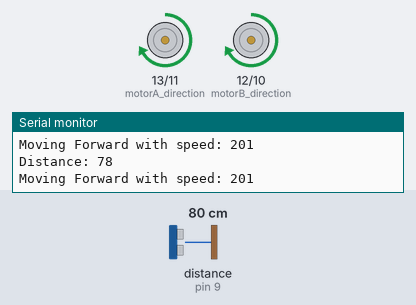
A sketch run on a simulated Arduino Uno, built with avr-gcc and run on an emulated ATmega328P. Shown: direction and speed pins drawn as motors (green arrow = direction pin HIGH = forward, orange = LOW = backward, longer = more drive), the last lines printed to the serial monitor. Wiring (inferred from the names in the program): ultrasonic range finder: trigger pin 8; echo pin 9. The inputs (shaded band) are chosen by the test bench; at power-on: distance to the obstacle (sensor on pin 9) 80 cm. The echo pulse lasts 58.3 µs per cm.

Above: at 1.2 s.
1.3 s: distance to the obstacle (sensor on pin 9) set to 12 cm
At 1.8 s:
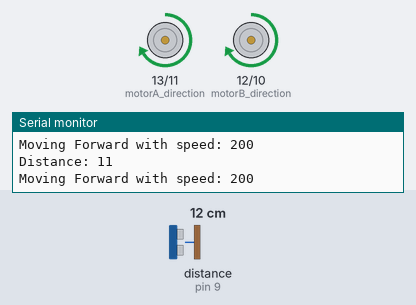
4.3 s: distance to the obstacle (sensor on pin 9) set to 9 cm
At 4.7 s:
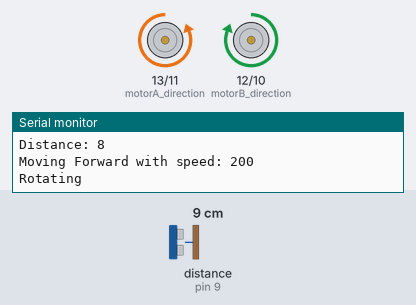
7.3 s: distance to the obstacle (sensor on pin 9) set to 250 cm
At 8.7 s:
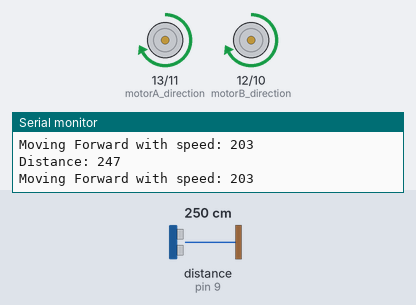
10.3 s: distance to the obstacle (sensor on pin 9) set to 2 cm
At 10.7 s:
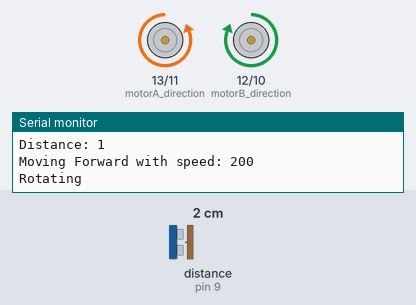
13.3 s: distance to the obstacle (sensor on pin 9) set to 120 cm
At 14.1 s:
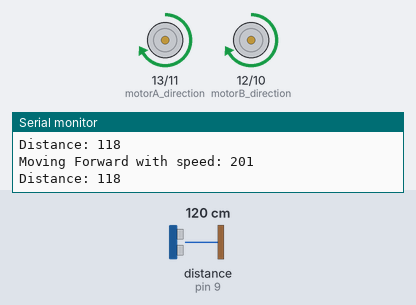
Timing chart, 0 to 15.8 s (numbered marks = the images above; inputs shaded):
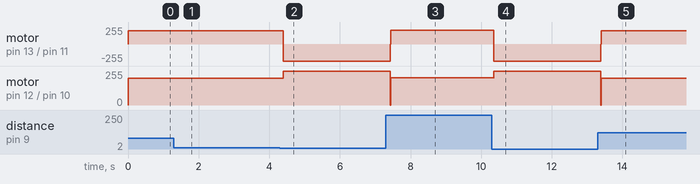

Measured:
- the behaviour switches between 11 and 10 cm on distance to the obstacle (sensor on pin 9) (found by bisection; images 1 and 2)
- after the input at 1.3 s, motor on pin 13 (motorA_direction) / pin 11 (motorA_pwm), motor on pin 12 (motorB_direction) / pin 10 (motorB_pwm): forward 201/255 → forward 200/255 after 0.07 s
- after the input at 4.3 s, motor on pin 13 (motorA_direction) / pin 11 (motorA_pwm): forward 200/255 → backward 255/255 after 0.10 s; motor on pin 12 (motorB_direction) / pin 10 (motorB_pwm): forward 200/255 → forward 255/255 after 0.10 s
- after the input at 7.3 s, motor on pin 13 (motorA_direction) / pin 11 (motorA_pwm): backward 255/255 → forward 203/255 after 0.12 s; motor on pin 12 (motorB_direction) / pin 10 (motorB_pwm): forward 255/255 → forward 203/255 after 0.12 s
- after the input at 10.3 s, motor on pin 13 (motorA_direction) / pin 11 (motorA_pwm): forward 203/255 → backward 255/255 after 0.05 s; motor on pin 12 (motorB_direction) / pin 10 (motorB_pwm): forward 203/255 → forward 255/255 after 0.05 s
- after the input at 13.3 s, motor on pin 13 (motorA_direction) / pin 11 (motorA_pwm): backward 255/255 → forward 201/255 after 0.09 s; motor on pin 12 (motorB_direction) / pin 10 (motorB_pwm): forward 255/255 → forward 201/255 after 0.09 s

The sketch:

Prototype1.ino
```cpp
#include<Arduino.h>

const int trigPin = 8;
const int echoPin = 9;

const int motorA_direction = 13;
const int motorA_pwm = 11;

const int motorB_direction = 12;
const int motorB_pwm = 10;

long duration;
int distance;

void setup() {
  // Sets Port 8,10,11 for output, 9,12,13 as Input
  // Port 8 is being used as a trigger
  // Port 9 is being used for echo
  DDRB = B00111101;
  Serial.begin(9600);
}

void loop() {
  int distance = getDistance();
  moveForward(distance);
  if(distance < 10)
  {
    rotate();
  }
}

int getDistance()
{
  digitalWrite(trigPin, LOW);
  delayMicroseconds(2);

  digitalWrite(trigPin, HIGH);
  delayMicroseconds(10);
  digitalWrite(trigPin, LOW);

  duration = pulseIn(echoPin, HIGH);
  distance = duration*0.034/2;
  Serial.print("Distance: ");
  Serial.println(distance);

  return distance;
}

void moveForward(int distance)
{
  int speed = map(distance, 0, 4000, 200, 255);
  Serial.print("Moving Forward with speed: ");
  Serial.println(speed);
  digitalWrite(motorA_direction, HIGH);
  digitalWrite(motorB_direction, HIGH);
  analogWrite(motorA_pwm, speed);
  analogWrite(motorB_pwm, speed);
}

void rotate()
{
  Serial.println("Rotating");
  digitalWrite(motorA_direction, LOW);
  digitalWrite(motorB_direction,HIGH);
  analogWrite(motorA_pwm, 255);
  analogWrite(motorB_pwm, 255);
  delay(500);
  digitalWrite(motorA_direction, HIGH);
  digitalWrite(motorB_direction, HIGH);
  digitalWrite(motorA_pwm, LOW);
  digitalWrite(motorB_pwm, LOW);
  Serial.println("Done Rotating");
}
```
